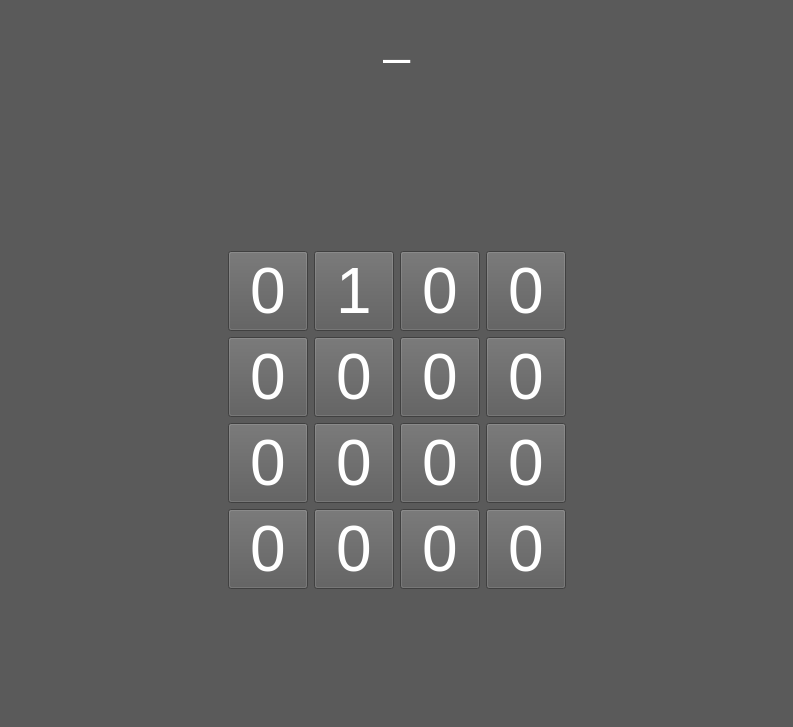
<?xml version="1.0" encoding="UTF-8"?>
<ui version="4.0">
 <class>mainWindow</class>
 <widget class="QMainWindow" name="mainWindow">
  <property name="geometry">
   <rect>
    <x>0</x>
    <y>0</y>
    <width>793</width>
    <height>727</height>
   </rect>
  </property>
  <property name="windowTitle">
   <string>K-Map Game</string>
  </property>
  <property name="styleSheet">
   <string notr="true">*:disabled {
	background-color:rgb(30, 30, 30);	
	color: rgb(127, 127, 127);
}
*{
	background-color: rgb(90, 90, 90);
	color: white;
}
QLabel:disabled {
	background-color: rgb(90, 90, 90);
}
QGroupBox{
	border: 1px solid rgb(70, 70, 70);
	margin-top: 1em;
	color: rgb(255, 255, 255);
}
QGroupBox:disabled {
	background-color: rgb(90, 90, 90);
}
QGroupBox::title {
	background-color: rgb(90, 90, 90);
    	top: -0.8em;
    	left: 1em;
}
QMenu::item{
	background-color: rgb(90, 90, 90);
	color: white;
}

QMenuBar::item:selected{
	color: cyan;
}
QMenu::item:selected {
	color: cyan;
}</string>
  </property>
  <widget class="QWidget" name="centralwidget">
   <layout class="QVBoxLayout" name="verticalLayout_2">
    <item>
     <layout class="QHBoxLayout" name="horizontalLayout">
      <item>
       <spacer name="horizontalSpacer">
        <property name="orientation">
         <enum>Qt::Horizontal</enum>
        </property>
        <property name="sizeHint" stdset="0">
         <size>
          <width>40</width>
          <height>20</height>
         </size>
        </property>
       </spacer>
      </item>
      <item>
       <widget class="QLabel" name="labelQuestion">
        <property name="sizePolicy">
         <sizepolicy hsizetype="Preferred" vsizetype="Preferred">
          <horstretch>0</horstretch>
          <verstretch>0</verstretch>
         </sizepolicy>
        </property>
        <property name="font">
         <font>
          <family>Arial</family>
          <pointsize>36</pointsize>
          <weight>50</weight>
          <bold>false</bold>
         </font>
        </property>
        <property name="text">
         <string>_</string>
        </property>
       </widget>
      </item>
      <item>
       <spacer name="horizontalSpacer_2">
        <property name="orientation">
         <enum>Qt::Horizontal</enum>
        </property>
        <property name="sizeHint" stdset="0">
         <size>
          <width>40</width>
          <height>20</height>
         </size>
        </property>
       </spacer>
      </item>
     </layout>
    </item>
    <item>
     <spacer name="verticalSpacer_6">
      <property name="orientation">
       <enum>Qt::Vertical</enum>
      </property>
      <property name="sizeHint" stdset="0">
       <size>
        <width>20</width>
        <height>40</height>
       </size>
      </property>
     </spacer>
    </item>
    <item>
     <spacer name="verticalSpacer_8">
      <property name="orientation">
       <enum>Qt::Vertical</enum>
      </property>
      <property name="sizeHint" stdset="0">
       <size>
        <width>20</width>
        <height>40</height>
       </size>
      </property>
     </spacer>
    </item>
    <item>
     <spacer name="verticalSpacer_10">
      <property name="orientation">
       <enum>Qt::Vertical</enum>
      </property>
      <property name="sizeHint" stdset="0">
       <size>
        <width>20</width>
        <height>40</height>
       </size>
      </property>
     </spacer>
    </item>
    <item>
     <spacer name="verticalSpacer_7">
      <property name="orientation">
       <enum>Qt::Vertical</enum>
      </property>
      <property name="sizeHint" stdset="0">
       <size>
        <width>20</width>
        <height>40</height>
       </size>
      </property>
     </spacer>
    </item>
    <item>
     <layout class="QHBoxLayout" name="horizontalLayout_2">
      <item>
       <spacer name="horizontalSpacer_3">
        <property name="orientation">
         <enum>Qt::Horizontal</enum>
        </property>
        <property name="sizeHint" stdset="0">
         <size>
          <width>40</width>
          <height>20</height>
         </size>
        </property>
       </spacer>
      </item>
      <item>
       <widget class="QWidget" name="widget" native="true">
        <property name="autoFillBackground">
         <bool>false</bool>
        </property>
        <property name="styleSheet">
         <string notr="true"/>
        </property>
        <layout class="QVBoxLayout" name="verticalLayout">
         <item>
          <spacer name="verticalSpacer_4">
           <property name="orientation">
            <enum>Qt::Vertical</enum>
           </property>
           <property name="sizeHint" stdset="0">
            <size>
             <width>20</width>
             <height>40</height>
            </size>
           </property>
          </spacer>
         </item>
         <item>
          <spacer name="verticalSpacer_3">
           <property name="orientation">
            <enum>Qt::Vertical</enum>
           </property>
           <property name="sizeHint" stdset="0">
            <size>
             <width>20</width>
             <height>40</height>
            </size>
           </property>
          </spacer>
         </item>
         <item>
          <layout class="QHBoxLayout" name="row0">
           <item>
            <spacer name="horizontalSpacer_5">
             <property name="orientation">
              <enum>Qt::Horizontal</enum>
             </property>
             <property name="sizeHint" stdset="0">
              <size>
               <width>40</width>
               <height>20</height>
              </size>
             </property>
            </spacer>
           </item>
           <item>
            <spacer name="horizontalSpacer_13">
             <property name="orientation">
              <enum>Qt::Horizontal</enum>
             </property>
             <property name="sizeHint" stdset="0">
              <size>
               <width>40</width>
               <height>20</height>
              </size>
             </property>
            </spacer>
           </item>
           <item>
            <widget class="QPushButton" name="btn0">
             <property name="font">
              <font>
               <pointsize>48</pointsize>
              </font>
             </property>
             <property name="toolTip">
              <string>m0</string>
             </property>
             <property name="text">
              <string>0</string>
             </property>
            </widget>
           </item>
           <item>
            <widget class="QPushButton" name="btn1">
             <property name="font">
              <font>
               <pointsize>48</pointsize>
              </font>
             </property>
             <property name="toolTip">
              <string>m1</string>
             </property>
             <property name="text">
              <string>1</string>
             </property>
            </widget>
           </item>
           <item>
            <widget class="QPushButton" name="btn3">
             <property name="font">
              <font>
               <pointsize>48</pointsize>
              </font>
             </property>
             <property name="toolTip">
              <string>m3</string>
             </property>
             <property name="text">
              <string>0</string>
             </property>
            </widget>
           </item>
           <item>
            <widget class="QPushButton" name="btn2">
             <property name="font">
              <font>
               <pointsize>48</pointsize>
              </font>
             </property>
             <property name="toolTip">
              <string>m2</string>
             </property>
             <property name="text">
              <string>0</string>
             </property>
            </widget>
           </item>
           <item>
            <spacer name="horizontalSpacer_17">
             <property name="orientation">
              <enum>Qt::Horizontal</enum>
             </property>
             <property name="sizeHint" stdset="0">
              <size>
               <width>40</width>
               <height>20</height>
              </size>
             </property>
            </spacer>
           </item>
           <item>
            <spacer name="horizontalSpacer_9">
             <property name="orientation">
              <enum>Qt::Horizontal</enum>
             </property>
             <property name="sizeHint" stdset="0">
              <size>
               <width>40</width>
               <height>20</height>
              </size>
             </property>
            </spacer>
           </item>
          </layout>
         </item>
         <item>
          <layout class="QHBoxLayout" name="row1">
           <item>
            <spacer name="horizontalSpacer_6">
             <property name="orientation">
              <enum>Qt::Horizontal</enum>
             </property>
             <property name="sizeHint" stdset="0">
              <size>
               <width>40</width>
               <height>20</height>
              </size>
             </property>
            </spacer>
           </item>
           <item>
            <spacer name="horizontalSpacer_14">
             <property name="orientation">
              <enum>Qt::Horizontal</enum>
             </property>
             <property name="sizeHint" stdset="0">
              <size>
               <width>40</width>
               <height>20</height>
              </size>
             </property>
            </spacer>
           </item>
           <item>
            <widget class="QPushButton" name="btn4">
             <property name="font">
              <font>
               <pointsize>48</pointsize>
              </font>
             </property>
             <property name="toolTip">
              <string>m4</string>
             </property>
             <property name="text">
              <string>0</string>
             </property>
            </widget>
           </item>
           <item>
            <widget class="QPushButton" name="btn5">
             <property name="font">
              <font>
               <pointsize>48</pointsize>
              </font>
             </property>
             <property name="toolTip">
              <string>m5</string>
             </property>
             <property name="text">
              <string>0</string>
             </property>
            </widget>
           </item>
           <item>
            <widget class="QPushButton" name="btn7">
             <property name="font">
              <font>
               <pointsize>48</pointsize>
              </font>
             </property>
             <property name="toolTip">
              <string>m7</string>
             </property>
             <property name="text">
              <string>0</string>
             </property>
            </widget>
           </item>
           <item>
            <widget class="QPushButton" name="btn6">
             <property name="font">
              <font>
               <pointsize>48</pointsize>
              </font>
             </property>
             <property name="toolTip">
              <string>m6</string>
             </property>
             <property name="text">
              <string>0</string>
             </property>
            </widget>
           </item>
           <item>
            <spacer name="horizontalSpacer_18">
             <property name="orientation">
              <enum>Qt::Horizontal</enum>
             </property>
             <property name="sizeHint" stdset="0">
              <size>
               <width>40</width>
               <height>20</height>
              </size>
             </property>
            </spacer>
           </item>
           <item>
            <spacer name="horizontalSpacer_10">
             <property name="orientation">
              <enum>Qt::Horizontal</enum>
             </property>
             <property name="sizeHint" stdset="0">
              <size>
               <width>40</width>
               <height>20</height>
              </size>
             </property>
            </spacer>
           </item>
          </layout>
         </item>
         <item>
          <layout class="QHBoxLayout" name="row2">
           <item>
            <spacer name="horizontalSpacer_7">
             <property name="orientation">
              <enum>Qt::Horizontal</enum>
             </property>
             <property name="sizeHint" stdset="0">
              <size>
               <width>40</width>
               <height>20</height>
              </size>
             </property>
            </spacer>
           </item>
           <item>
            <spacer name="horizontalSpacer_15">
             <property name="orientation">
              <enum>Qt::Horizontal</enum>
             </property>
             <property name="sizeHint" stdset="0">
              <size>
               <width>40</width>
               <height>20</height>
              </size>
             </property>
            </spacer>
           </item>
           <item>
            <widget class="QPushButton" name="btn12">
             <property name="font">
              <font>
               <pointsize>48</pointsize>
              </font>
             </property>
             <property name="toolTip">
              <string>m12</string>
             </property>
             <property name="text">
              <string>0</string>
             </property>
            </widget>
           </item>
           <item>
            <widget class="QPushButton" name="btn13">
             <property name="font">
              <font>
               <pointsize>48</pointsize>
              </font>
             </property>
             <property name="toolTip">
              <string>m13</string>
             </property>
             <property name="text">
              <string>0</string>
             </property>
            </widget>
           </item>
           <item>
            <widget class="QPushButton" name="btn15">
             <property name="font">
              <font>
               <pointsize>48</pointsize>
              </font>
             </property>
             <property name="toolTip">
              <string>m15</string>
             </property>
             <property name="text">
              <string>0</string>
             </property>
            </widget>
           </item>
           <item>
            <widget class="QPushButton" name="btn14">
             <property name="font">
              <font>
               <pointsize>48</pointsize>
              </font>
             </property>
             <property name="toolTip">
              <string>m14</string>
             </property>
             <property name="text">
              <string>0</string>
             </property>
            </widget>
           </item>
           <item>
            <spacer name="horizontalSpacer_19">
             <property name="orientation">
              <enum>Qt::Horizontal</enum>
             </property>
             <property name="sizeHint" stdset="0">
              <size>
               <width>40</width>
               <height>20</height>
              </size>
             </property>
            </spacer>
           </item>
           <item>
            <spacer name="horizontalSpacer_11">
             <property name="orientation">
              <enum>Qt::Horizontal</enum>
             </property>
             <property name="sizeHint" stdset="0">
              <size>
               <width>40</width>
               <height>20</height>
              </size>
             </property>
            </spacer>
           </item>
          </layout>
         </item>
         <item>
          <layout class="QHBoxLayout" name="row3">
           <item>
            <spacer name="horizontalSpacer_8">
             <property name="orientation">
              <enum>Qt::Horizontal</enum>
             </property>
             <property name="sizeHint" stdset="0">
              <size>
               <width>40</width>
               <height>20</height>
              </size>
             </property>
            </spacer>
           </item>
           <item>
            <spacer name="horizontalSpacer_16">
             <property name="orientation">
              <enum>Qt::Horizontal</enum>
             </property>
             <property name="sizeHint" stdset="0">
              <size>
               <width>40</width>
               <height>20</height>
              </size>
             </property>
            </spacer>
           </item>
           <item>
            <widget class="QPushButton" name="btn8">
             <property name="font">
              <font>
               <pointsize>48</pointsize>
              </font>
             </property>
             <property name="toolTip">
              <string>m8</string>
             </property>
             <property name="text">
              <string>0</string>
             </property>
            </widget>
           </item>
           <item>
            <widget class="QPushButton" name="btn9">
             <property name="font">
              <font>
               <pointsize>48</pointsize>
              </font>
             </property>
             <property name="toolTip">
              <string>m9</string>
             </property>
             <property name="text">
              <string>0</string>
             </property>
            </widget>
           </item>
           <item>
            <widget class="QPushButton" name="btn11">
             <property name="font">
              <font>
               <pointsize>48</pointsize>
              </font>
             </property>
             <property name="toolTip">
              <string>m11</string>
             </property>
             <property name="text">
              <string>0</string>
             </property>
            </widget>
           </item>
           <item>
            <widget class="QPushButton" name="btn10">
             <property name="font">
              <font>
               <pointsize>48</pointsize>
              </font>
             </property>
             <property name="toolTip">
              <string>m10</string>
             </property>
             <property name="text">
              <string>0</string>
             </property>
            </widget>
           </item>
           <item>
            <spacer name="horizontalSpacer_20">
             <property name="orientation">
              <enum>Qt::Horizontal</enum>
             </property>
             <property name="sizeHint" stdset="0">
              <size>
               <width>40</width>
               <height>20</height>
              </size>
             </property>
            </spacer>
           </item>
           <item>
            <spacer name="horizontalSpacer_12">
             <property name="orientation">
              <enum>Qt::Horizontal</enum>
             </property>
             <property name="sizeHint" stdset="0">
              <size>
               <width>40</width>
               <height>20</height>
              </size>
             </property>
            </spacer>
           </item>
          </layout>
         </item>
         <item>
          <spacer name="verticalSpacer_9">
           <property name="orientation">
            <enum>Qt::Vertical</enum>
           </property>
           <property name="sizeHint" stdset="0">
            <size>
             <width>20</width>
             <height>40</height>
            </size>
           </property>
          </spacer>
         </item>
         <item>
          <spacer name="verticalSpacer_5">
           <property name="orientation">
            <enum>Qt::Vertical</enum>
           </property>
           <property name="sizeHint" stdset="0">
            <size>
             <width>20</width>
             <height>40</height>
            </size>
           </property>
          </spacer>
         </item>
        </layout>
       </widget>
      </item>
      <item>
       <spacer name="horizontalSpacer_4">
        <property name="orientation">
         <enum>Qt::Horizontal</enum>
        </property>
        <property name="sizeHint" stdset="0">
         <size>
          <width>40</width>
          <height>20</height>
         </size>
        </property>
       </spacer>
      </item>
     </layout>
    </item>
    <item>
     <layout class="QVBoxLayout" name="verticalLayout_3"/>
    </item>
    <item>
     <spacer name="verticalSpacer">
      <property name="orientation">
       <enum>Qt::Vertical</enum>
      </property>
      <property name="sizeHint" stdset="0">
       <size>
        <width>20</width>
        <height>40</height>
       </size>
      </property>
     </spacer>
    </item>
   </layout>
  </widget>
  <widget class="QMenuBar" name="menubar">
   <property name="geometry">
    <rect>
     <x>0</x>
     <y>0</y>
     <width>793</width>
     <height>21</height>
    </rect>
   </property>
  </widget>
  <widget class="QStatusBar" name="statusbar"/>
  <action name="actionSettings">
   <property name="text">
    <string>App settings</string>
   </property>
  </action>
  <action name="actionSee_online_help">
   <property name="text">
    <string>See online help</string>
   </property>
  </action>
  <action name="actionSee_offline_help">
   <property name="text">
    <string>See offline help</string>
   </property>
  </action>
 </widget>
 <resources/>
 <connections/>
</ui>
